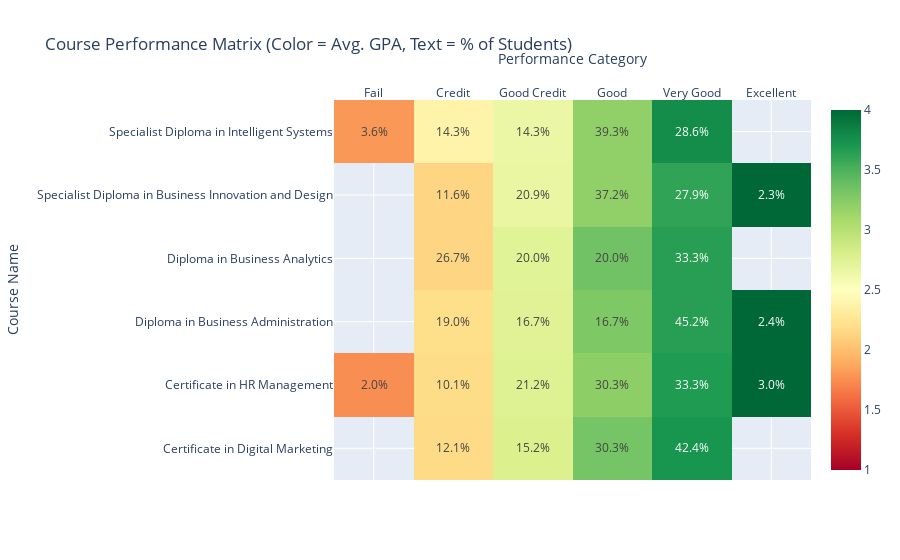

Notebook code for this chart:
### Markdown cell above
## **Chart 1 : Course Performance Matrix (Heatmap)**

### Code cell
import pandas as pd
import plotly.graph_objects as go




# Get a single, final performance category for each student
student_final_status = df.drop_duplicates(subset='STUDENT ID', keep='last').copy()

# Pivot 1: To get the AVERAGE GPA for the color of the cells
gpa_heatmap_data = student_final_status.pivot_table(
    index='COURSE NAME', 
    columns='CGPA_PERFORMANCE_CATEGORY', 
    values='CUMULATIVE_GPA',
    aggfunc='mean' # The aggregation function is now 'mean'
)

# Pivot 2: To get the PERCENTAGE for the text inside the cells
percentage_data = pd.crosstab(
    index=student_final_status['COURSE NAME'], 
    columns=student_final_status['CGPA_PERFORMANCE_CATEGORY'],
    normalize='index'
) * 100

# --- Reorder columns for both tables to ensure they match ---
category_order = ['Fail', 'Credit', 'Good Credit', 'Good', 'Very Good', 'Excellent']
for cat in category_order:
    if cat not in gpa_heatmap_data.columns:
        gpa_heatmap_data[cat] = 0 # Use 0 for GPA as a placeholder
    if cat not in percentage_data.columns:
        percentage_data[cat] = 0

gpa_heatmap_data = gpa_heatmap_data[category_order]
percentage_data = percentage_data[category_order]
 

# --- 3. Create the Heatmap using Graph Objects ---
print("Generating GPA-based Course Performance Heatmap using go...")

# Prepare the text for the cells (formatted percentages)
text_values = percentage_data.applymap(lambda x: f'{x:.1f}%' if x > 0 else '')

# Create the figure using go.Figure and add a go.Heatmap trace
fig = go.Figure(data=go.Heatmap(
    z=gpa_heatmap_data.values,
    x=gpa_heatmap_data.columns,
    y=gpa_heatmap_data.index,
    colorscale='RdYlGn',
    zmid=2.5, # Midpoint for the color scale
    text=text_values,
    texttemplate="%{text}",
    hovertemplate="<b>%{y}</b><br><b>%{x}</b><br>Average GPA: %{z:.2f}<extra></extra>"
))

# --- 4. Customize the Layout ---
fig.update_layout(
    title='Course Performance Matrix (Color = Avg. GPA, Text = % of Students)',
    xaxis=dict(title="Performance Category", side="top"),
    yaxis=dict(title="Course Name"),
    coloraxis_colorbar=dict(title="Average GPA")
)

# Show the plot
fig.show()

### Figure 1 — Plotly figure (JSON) as saved in the notebook; plotly's stock layout.template omitted (floating-point values rounded to 4 significant figures)
{"data": [{"colorscale": [[0, "rgb(165,0,38)"], [0.1, "rgb(215,48,39)"], [0.2, "rgb(244,109,67)"], [0.3, "rgb(253,174,97)"], [0.4, "rgb(254,224,139)"], [0.5, "rgb(255,255,191)"], [0.6, "rgb(217,239,139)"], [0.7, "rgb(166,217,106)"], [0.8, "rgb(102,189,99)"], [0.9, "rgb(26,152,80)"], [1, "rgb(0,104,55)"]], "hovertemplate": "<b>%{y}</b><br><b>%{x}</b><br>Average GPA: %{z:.2f}<extra></extra>", "text": [["", "12.1%", "15.2%", "30.3%", "42.4%", ""], ["2.0%", "10.1%", "21.2%", "30.3%", "33.3%", "3.0%"], ["", "19.0%", "16.7%", "16.7%", "45.2%", "2.4%"], ["", "26.7%", "20.0%", "20.0%", "33.3%", ""], ["", "11.6%", "20.9%", "37.2%", "27.9%", "2.3%"], ["3.6%", "14.3%", "14.3%", "39.3%", "28.6%", ""]], "texttemplate": "%{text}", "type": "heatmap", "x": ["Fail", "Credit", "Good Credit", "Good", "Very Good", "Excellent"], "y": ["Certificate in Digital Marketing", "Certificate in HR Management", "Diploma in Business Administration", "Diploma in Business Analytics", "Specialist Diploma in Business Innovation and Design", "Specialist Diploma in Intelligent Systems"], "z": [[null, 2.175, 2.78, 3.33, 3.721, null], [1.75, 2.185, 2.752, 3.217, 3.676, 4], [null, 2.2, 2.743, 3.281, 3.647, 4], [null, 2.141, 2.733, 3.35, 3.65, null], [null, 2.14, 2.667, 3.2, 3.608, 4], [1.8, 2.375, 2.65, 3.2, 3.769, null]], "zmid": 2.5}], "layout": {"coloraxis": {"colorbar": {"title": {"text": "Average GPA"}}}, "title": {"text": "Course Performance Matrix (Color = Avg. GPA, Text = % of Students)"}, "xaxis": {"side": "top", "title": {"text": "Performance Category"}}, "yaxis": {"title": {"text": "Course Name"}}}}
